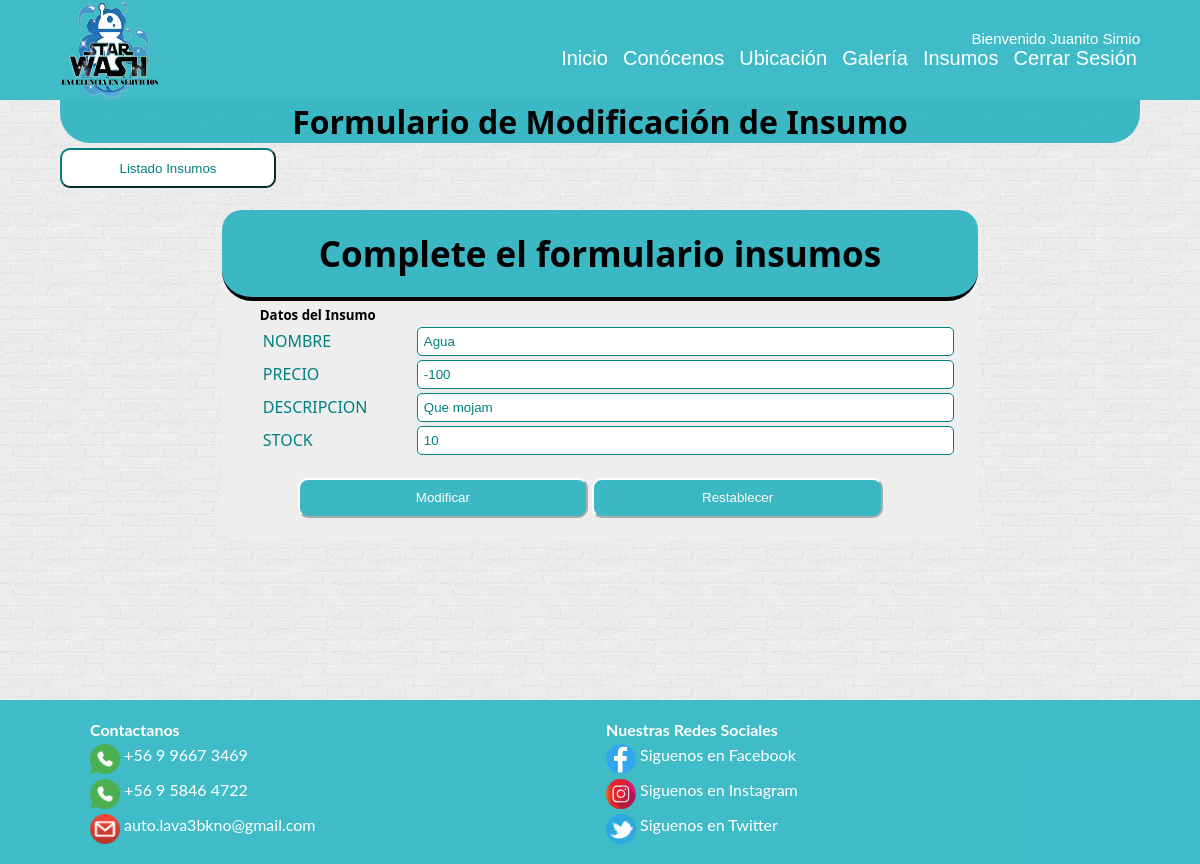
Page /buscar/Agua/ (signed in) on the earlier database version.
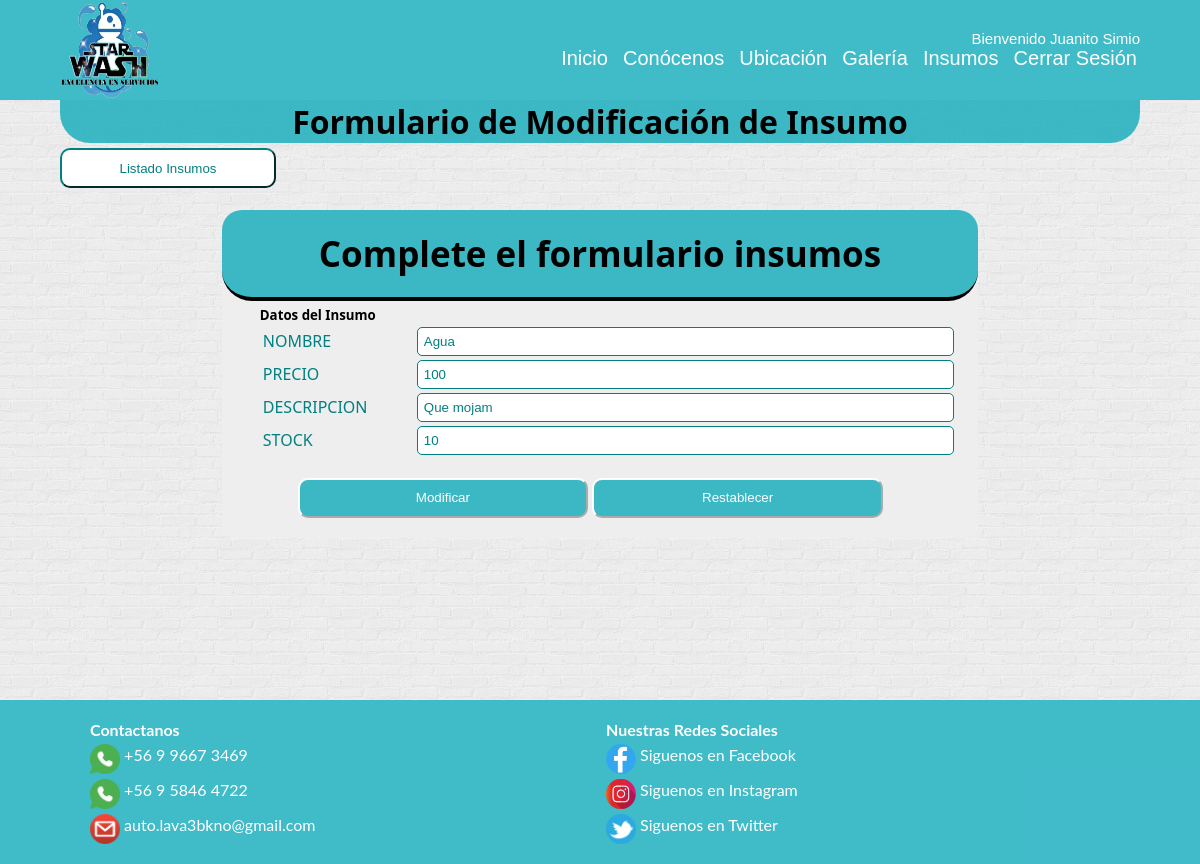
Same page on the later database version.
### StarWash/models.py (models this page shows, shortened)
class Insumo (models.Model):
    nombre = models.CharField(max_length=80, primary_key=True)
    precio = models.IntegerField()
    descripcion = models.TextField(max_length=200, null=True)
    stock = models.IntegerField()

### StarWash/views.py (the view)
# urls.py: path('buscar/<id>/', buscar, name='BUSCAR'),
@login_required(login_url='/login/') #pide que este logeado
@permission_required('StarWash.view_insumo', login_url='/login/') #pide un permiso para ver insumos
def buscar(request,id):
    try:
        insumo = Insumo.objects.get(nombre=id)
        return render(request,'web/formulario_insumo_mod.html',{'insumo':insumo})
    except :
        msg = 'No existe el Insumo'
    lista_insumos = Insumo.objects.all()
    return render(request,'web/admin_insumos.html',{'lista_insumos':lista_insumos,'mensaje':msg})

### StarWash/templates/web/formulario_insumo_mod.html (shortened to what this page needs)
{% extends "web/base.html" %} {% load static%} {% block estilos %} {% endblock estilos %} {% block contenido%}
<div id="section">
    <h1>Formulario de Modificación de Insumo</h1>
    <input class="boton-admin" type="button" value="Listado Insumos" onclick="ir()">
    <form action="{% url 'MODIFICAR' %}" method="POST" class="forma" onsubmit="return validarFormularioProductos()">
        <table>
            <h1 class="tituloFormulario">Complete el formulario insumos</h1>
            <h5>Datos del Insumo</h5>
            <div class="contenedor-formulario">
                <tr>
                    <td>
                        <p class="lbl"> NOMBRE </p>
                    </td>
                    <td class="caja">
                        <input type="text" value="{{insumo.nombre}}" id="txtNombreInsumo" name="NombreInsumo" class="field" minlength="3" maxlength="200" required readonly="readonly"></td>
                </tr>
                <tr>
                    <td>
                        <p class="lbl "> PRECIO </p>
                    </td>
                    <td class="caja "><input type="number " value="{{insumo.precio}} " id="txtPrecio " name="Precio" class="field" required placeholder="Ej: 1000"></td>
                </tr>
                <tr>
                    <td>
                        <p class="lbl "> DESCRIPCION </p>
                    </td>
                    <td class="caja "><input type="text " value="{{insumo.descripcion}} " id="txtDescripcion" name="Descripcion" class="field" minlength="3" maxlength="200"></td>
                </tr>
                <tr>
                    <td>
                        <p class="lbl "> STOCK </p>
                    </td>
                    <td class="caja "><input type="number " value="{{insumo.stock}}" id="txtStock" name="Stock" class="field"></td>
                </tr>
            </div>
        </table>
        <div class="botones ">
            <input class="boton" type="submit" value="Modificar">
            <input class="boton" type="reset" value="Restablecer">
        </div>
    </form>
</div>
{% endblock contenido %}

Differences in the rows shown:
changed Insumo "Agua": Precio "-100" → "100"
